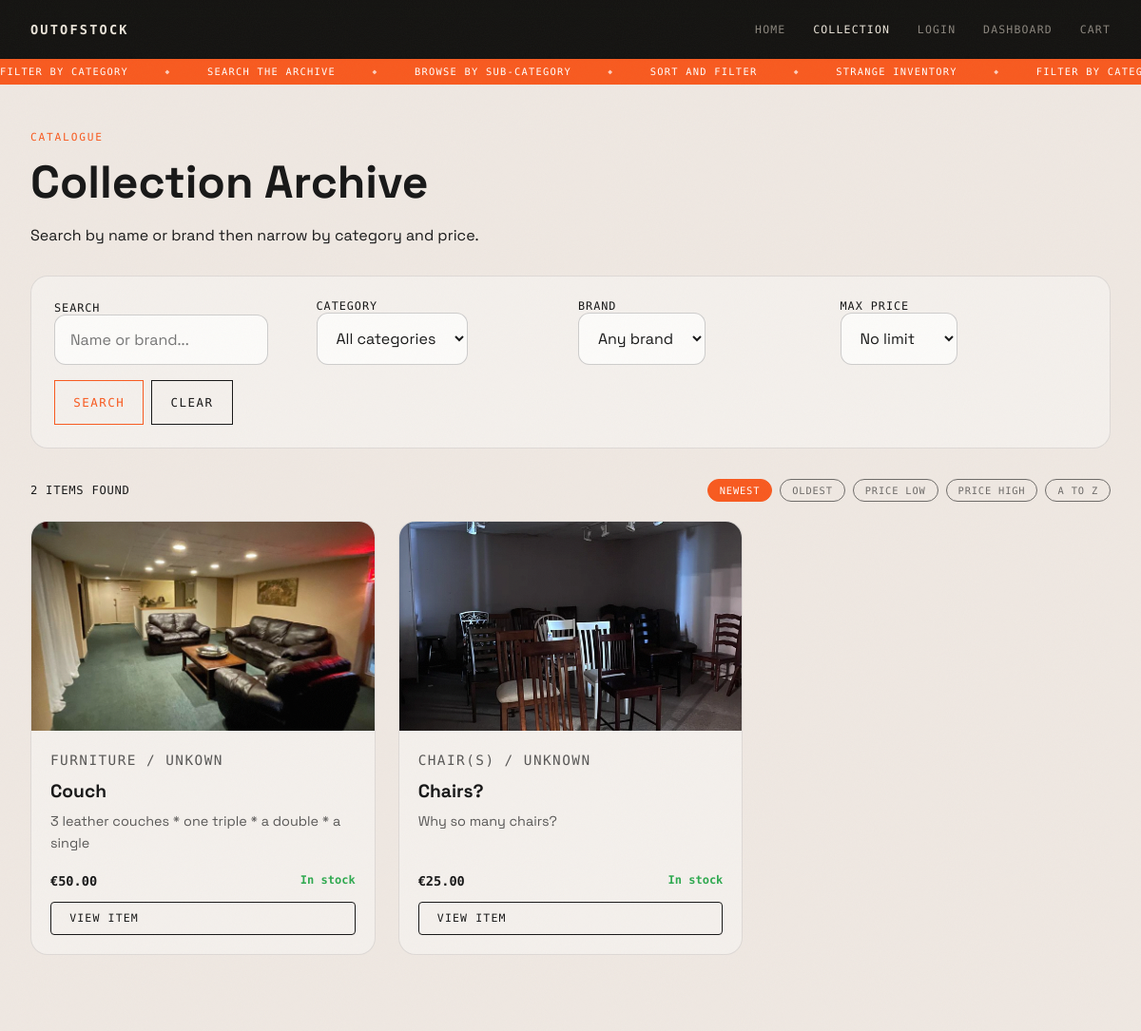
Before: /products/ with the older database file.
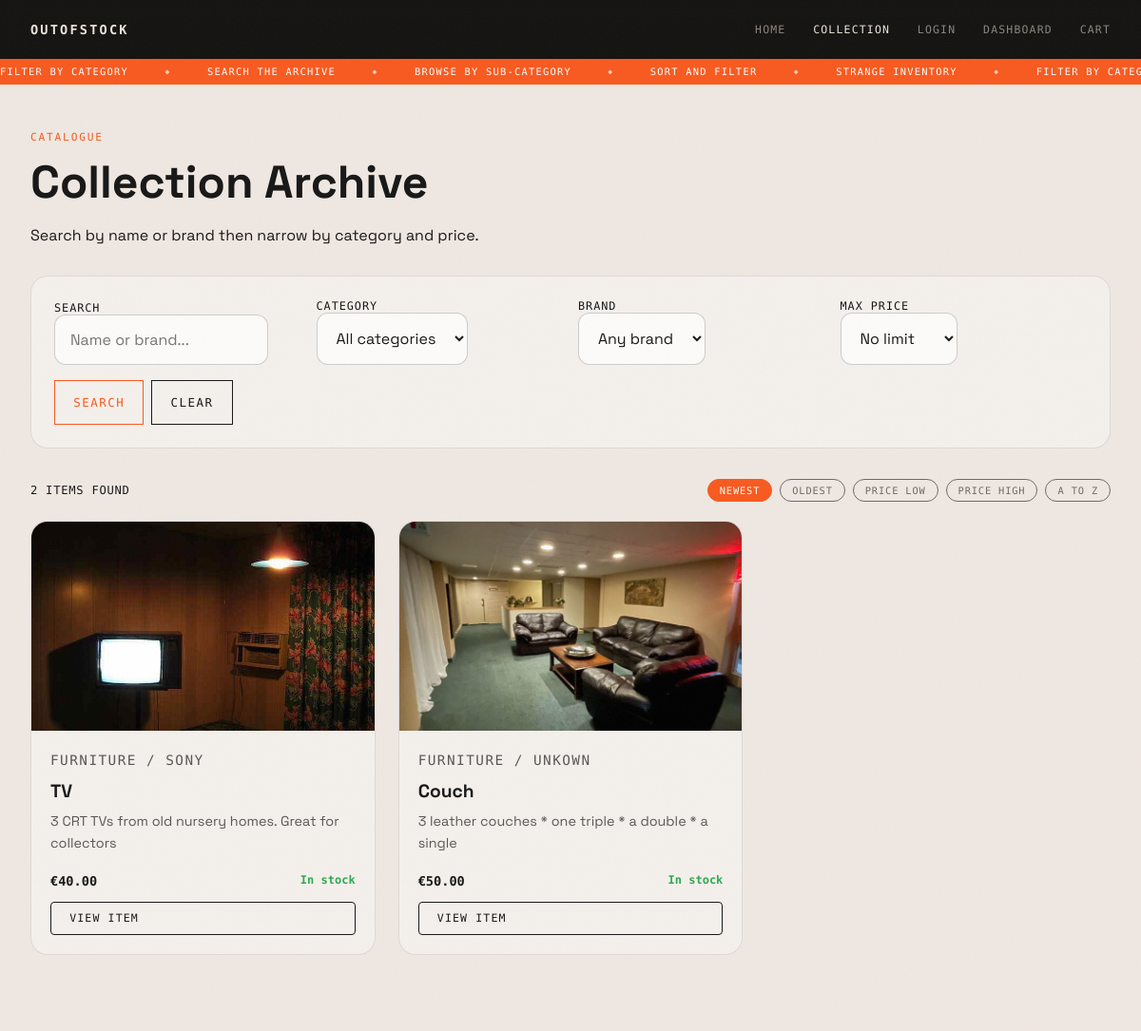
After: the same page with the newer database file.
### store/models.py (models this page shows, shortened)
class Product(models.Model):
    owner       = models.ForeignKey(User, on_delete=models.CASCADE, related_name='products', null=True, blank=True)
    category    = models.ForeignKey(Category, on_delete=models.CASCADE)
    name        = models.CharField(max_length=150)
    brand       = models.CharField(max_length=100, blank=True)
    description = models.TextField()
    price       = models.DecimalField(max_digits=8, decimal_places=2)
    image       = models.ImageField(upload_to='products/', blank=True, null=True)
    stock       = models.PositiveIntegerField(default=0)

class Category(models.Model):
    name        = models.CharField(max_length=100)
    description = models.TextField(blank=True)
    parent      = models.ForeignKey(
        'self',
        on_delete=models.SET_NULL,
        null=True,
        blank=True,
        related_name='subcategories'
    )
    class Meta:
        verbose_name_plural = 'Categories'

### store/views.py (the view)
# urls.py: path('products/',                           views.products,             name='products'),
def products(request):
    items = Product.objects.all()
    top_categories = Category.objects.filter(parent=None)
    categories = Category.objects.all()
    query = request.GET.get('q', '')
    category_id = request.GET.get('category', '')
    subcategory_id = request.GET.get('subcategory', '')
    max_price = request.GET.get('max_price', '')
    brand_filter = request.GET.get('brand', '')
    sort_by = request.GET.get('sort', 'newest')
    if query:
        items = items.filter(Q(name__icontains=query) | Q(brand__icontains=query))
    if subcategory_id:
        items = items.filter(category__id=subcategory_id)
    elif category_id:
        items = items.filter(Q(category__id=category_id) | Q(category__parent__id=category_id))
    if max_price:
        try:
            items = items.filter(price__lte=float(max_price))
        except:
            pass
    if brand_filter:
        items = items.filter(brand__icontains=brand_filter)
    if sort_by == 'price_asc':
        items = items.order_by('price')
    elif sort_by == 'price_desc':
        items = items.order_by('-price')
    elif sort_by == 'oldest':
        items = items.order_by('id')
    elif sort_by == 'az':
        items = items.order_by('name')
    else:
        items = items.order_by('-id')
    all_brands = Product.objects.exclude(brand='').values_list('brand', flat=True).distinct()
    subcategories = []
    if category_id:
        subcategories = list(Category.objects.filter(parent__id=category_id).values('id', 'name'))
    return render(request, 'store/products.html', {
        'products': items,
        'top_categories': top_categories,
        'categories': categories,
        'subcategories': subcategories,
        'all_brands': all_brands,
        'query': query,
        'selected_cat': category_id,
        'selected_subcat': subcategory_id,
        'selected_price': max_price,
        'selected_brand': brand_filter,
        'sort_by': sort_by,
        'result_count': items.count(),
    })

### store/templates/store/products.html (shortened to what the changed rows need)
{% load static %}
<!DOCTYPE html>
<html lang="en">
<head>
  <link rel="stylesheet" href="{% static 'store/css/shared.css' %}">
  <link rel="stylesheet" href="{% static 'store/css/collection.css' %}">
</head>
<body class="theme-light inner-page-body">
  <main class="inner-page">
    <section class="page-hero compact-hero">
      <div>
        <h1>Collection Archive</h1>
      </div>
    </section>
    <section class="catalog-grid-section">
      <div class="catalog-grid">
        {% for product in products %}
        <article class="catalog-card">
          <a href="{% url 'product_detail' product.id %}" class="catalog-image{% if product.stock == 0 %} is-sold-out{% endif %}">
            {% if product.image %}
              <img src="{{ product.image.url }}" alt="{{ product.name }}" />
            {% else %}
              <span>{{ product.name }}</span>
            {% endif %}
          </a>
          <div class="catalog-copy">
            <p class="catalog-meta">
              {% if product.category.parent %}{{ product.category.parent.name }} &rsaquo; {% endif %}{{ product.category.name }}{% if product.brand %} / {{ product.brand }}{% endif %}
            </p>
            <h3><a href="{% url 'product_detail' product.id %}">{{ product.name }}</a></h3>
            <p>{{ product.description|truncatechars:90 }}</p>
            <div class="catalog-row">
              <span>&#8364;{{ product.price }}</span>
              {% if product.stock > 0 %}<span class="stock-in">In stock</span>{% else %}<span class="stock-out">SOLD OUT</span>{% endif %}
            </div>
            <a href="{% url 'product_detail' product.id %}" class="catalog-view-btn">View Item</a>
          </div>
        </article>
        {% empty %}
          <p class="empty-message">Nothing matches your search. <a href="{% url 'products' %}">Clear filters</a></p>
        {% endfor %}
      </div>
    </section>
  </main>
</body>
</html>

Changed rows visible on the page:
removed Product: image (picture), category.name "CHAIR(S)", brand "UNKNOWN", name "Chairs?", description "Why so many chairs?", price "25.00", stock "In stock"
added Product: image (picture), category.name "FURNITURE", brand "SONY", name "TV", description "3 CRT TVs from old nursery homes. Great for collectors", price "40.00", stock "In stock"
